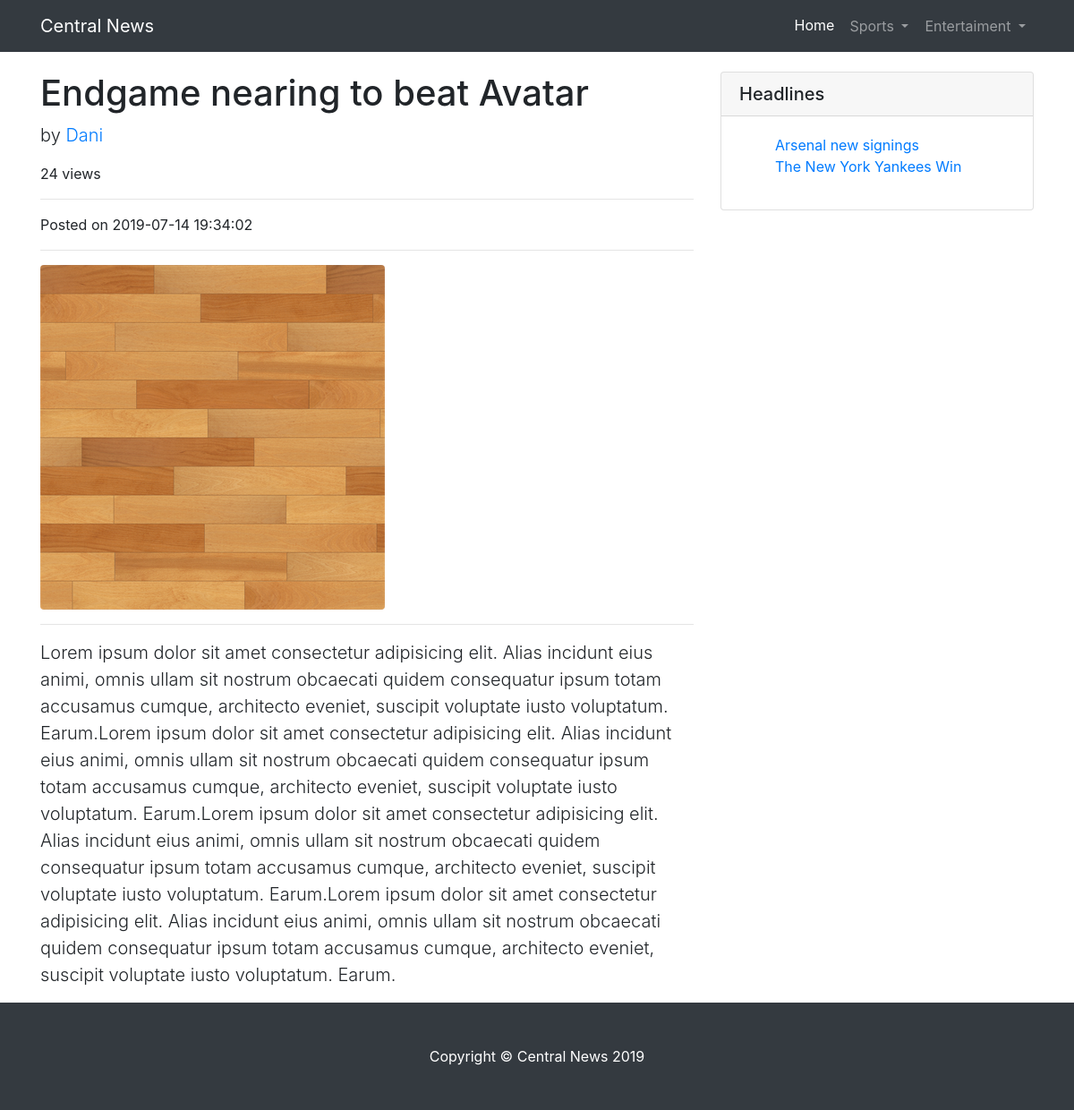
The page /details.php?id=18 on the database its author committed.
### tables this page shows
CREATE TABLE `categories` (
  `id` int(11) NOT NULL,
  `name` varchar(32) NOT NULL,
  `parent_id` int(11) NOT NULL DEFAULT '0',
  `status` varchar(8) NOT NULL DEFAULT 'Enabled'
);

CREATE TABLE `posts` (
  `id` int(11) NOT NULL,
  `title` varchar(32) NOT NULL,
  `author` varchar(16) NOT NULL,
  `time` timestamp NOT NULL DEFAULT CURRENT_TIMESTAMP ON UPDATE CURRENT_TIMESTAMP,
  `body` text NOT NULL,
  `img` varchar(128) NOT NULL DEFAULT 'none',
  `category` int(11) NOT NULL,
  `headline` varchar(8) NOT NULL DEFAULT 'no',
  `view` int(11) NOT NULL DEFAULT '0'
);

### details.php (the view, shortened to what this page needs)
<!DOCTYPE html>
<html lang="en">
<head>
    <link href="vendor/bootstrap/css/bootstrap.min.css" rel="stylesheet">
    <link href="css/blog-post.css" rel="stylesheet">
</head>
<body>
<nav class="navbar navbar-expand-lg navbar-dark bg-dark fixed-top">
    <div class="container">
        <a class="navbar-brand" href="#">Central News</a>
        <div class="collapse navbar-collapse" id="navbarResponsive">
            <ul class="navbar-nav ml-auto">
                <li class="nav-item active">
                    <a class="nav-link" href="index.php">Home
                    </a>
                </li>
                <?php
                require_once 'core/init.php';
                $sql = "SELECT id,name,parent_id FROM categories WHERE parent_id=0";
                $result = $conn->query($sql);
                while ($row = $result->fetch_row()) {
                    $name = $row[1];
                    echo '<li class="nav-item">
              <div class="dropdown">
                  <button class="btn nav-link dropdown-toggle" type="button" data-toggle="dropdown" aria-haspopup="true" aria-expanded="false">
                    ';
                    echo $name;
                    echo ' </button>
                  <div class="dropdown-menu" aria-labelledby="dropdownMenuButton">';
                    echo '      </div>
                </div>
          </li>';
                }
                ?>
            </ul>
        </div>
    </div>
</nav>
<div class="container">
    <div class="row">
        <div class="col-lg-8">
        <?php
        $sql = null;
        if (isset($_GET["id"])){
            $id = $_GET["id"];
            $sql = "SELECT id,title,author,time,category,headline,view,body,img FROM posts WHERE id =$id ";
        }else{
        }
        $result = $conn->query($sql);
        while ($row = $result->fetch_row()) {
            $title = $row[1];
            $author = $row[2];
            $body = $row[7];
            $img = $row[8];
            $time = $row[3];
            $view = $row[6];
            $view = $view + 1;
            echo '<h1 class="mt-4">'.$title.'</h1>';
            echo '     <p class="lead">
                by
                <a href="#">'.$author.'</a>
            </p>';
            echo '<p>'.$view.' views</p>';
            echo ' <hr><p>Posted on ';
            echo $time;
            echo '</p>
            <hr>';
            echo '<img class="img-fluid rounded" src="admin/scripts/posts/uploads/'.$img.'" alt="">';
            echo ' <hr>  <p class="lead">';
            echo $body;
            echo '</p>';
        }
        ?>
        </div>
        <div class="col-md-4">
            <div class="card my-4">
                <h5 class="card-header">Headlines</h5>
                <div class="card-body">
                    <?php
                    $sql = "SELECT id,title,author,time,category,headline,view,body FROM posts WHERE headline='Yes' ORDER BY time DESC ";
                    $result = $conn->query($sql);
                    echo '<ul style="list-style: none">';
                    while ($row = $result->fetch_row()) {
                        $title = $row[1];
                        $id = (int)$row[0];
                        echo '<li><a href="details.php?id='.$id.'">'.$title.'</a></li>';
                    }
                    ?>
                </div>
            </div>
        </div>
    </div>
</div>
<footer class="py-5 bg-dark">
    <div class="container">
        <p class="m-0 text-center text-white">Copyright &copy; Central News 2019</p>
    </div>
</footer>
</body>
</html>

### css/blog-post.css (style rules this page uses)
body { padding-top: 56px; }

### rows shown on the page
categories: name "Sports"
categories: name "Entertaiment"
posts: title "Endgame nearing to beat Avatar", author "Dani", view "24", time "2019-07-14 19:34:02", img (picture), body "Lorem ipsum dolor sit amet consectetur adipisicing elit. Alias incidunt eius animi, omnis ullam sit nostrum obcaecati quidem consequatur ipsum totam accusamus cumque, architecto eveniet, suscipit voluptate iusto voluptatum. Earum.Lorem ipsum dolor sit amet consectetur adipisicing elit. Alias incidunt eius animi, omnis ullam sit nostrum obcaecati quidem consequatur ipsum totam accusamus cumque, architecto eveniet, suscipit voluptate iusto voluptatum. Earum.Lorem ipsum dolor sit amet consectetur adipisicing elit. Alias incidunt eius animi, omnis ullam sit nostrum obcaecati quidem consequatur ipsum totam accusamus cumque, architecto eveniet, suscipit voluptate iusto voluptatum. Earum.Lorem…"
posts: title "Arsenal new signings"
posts: title "The New York Yankees Win"
